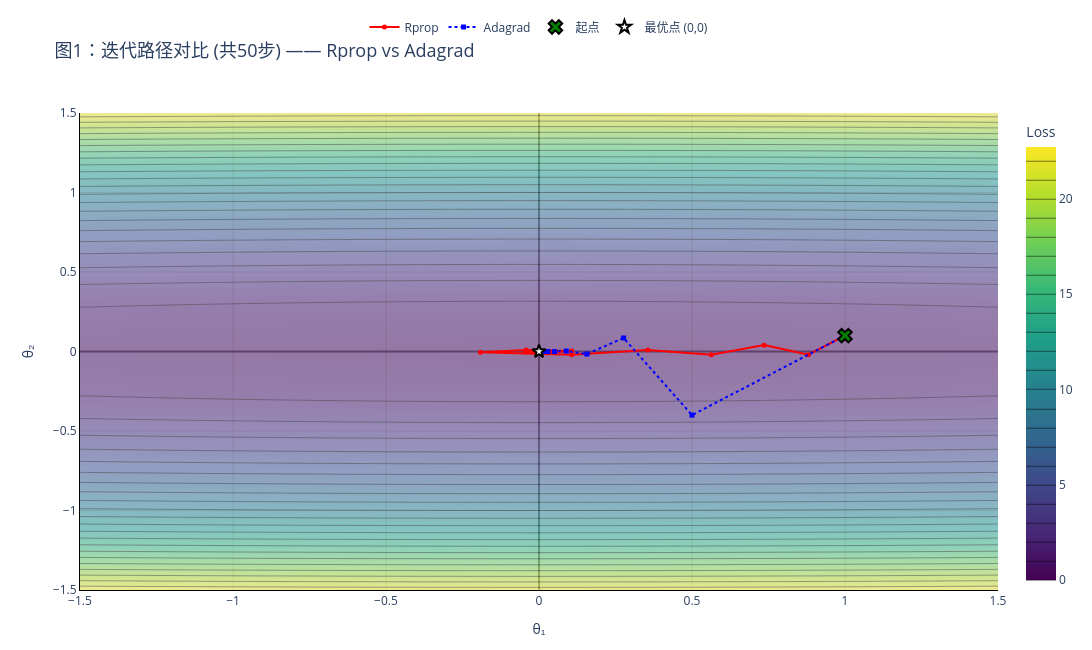

Notebook source saved alongside this figure:
### Code cell
# ============================================================
# 代码块12：算例二 —— 图1：迭代路径对比（等高线图）
# ============================================================

# 准备等高线数据
contour_range = PLOT_PARAMS['contour_range']  # 等高线范围 (-1.5, 1.5)
contour_points = PLOT_PARAMS['contour_points']  # 网格密度 200
width = PLOT_PARAMS['width']  # 图表宽度 1400
h_contour = PLOT_PARAMS['height_contour']  # 等高线图高度 650

# 创建等间距的网格点
x_contour = np.linspace(contour_range[0], contour_range[1], contour_points)  # x轴网格
y_contour = np.linspace(contour_range[0], contour_range[1], contour_points)  # y轴网格
X, Y = np.meshgrid(x_contour, y_contour)  # 生成二维网格矩阵
Z = FUNCTION_PARAMS['a'] * X**2 + FUNCTION_PARAMS['b'] * Y**2  # 计算每个网格点的函数值

print("\n📊 生成图1：迭代路径对比...")

# 创建图形对象
fig1 = go.Figure()

# 添加等高线图（背景）
fig1.add_trace(go.Contour(
    x=x_contour, y=y_contour, z=Z,  # 网格数据
    colorscale='Viridis',  # 颜色映射方案
    ncontours=25,  # 等高线层数
    opacity=0.7,  # 透明度
    contours=dict(coloring='heatmap'),  # 使用热力图着色
    colorbar=dict(title='Loss'),  # 颜色条标题
    name='等高线'  # 图例名称
))

# 添加 Rprop 优化轨迹（红色实线）
fig1.add_trace(go.Scatter(
    x=rprop_traj[:, 0], y=rprop_traj[:, 1],  # Rprop 的 θ₁ 和 θ₂ 轨迹
    mode='lines+markers',  # 同时显示线条和标记点
    name='Rprop',  # 图例名称
    line=dict(color='red', width=2, dash='solid'),  # 红色实线
    marker=dict(size=5, color='red', symbol='circle'),  # 红色圆形标记
    hovertemplate='θ₁=%{x:.4f}<br>θ₂=%{y:.4f}'  # 悬停提示信息
))

# 添加 Adagrad 优化轨迹（蓝色虚线）
fig1.add_trace(go.Scatter(
    x=adagrad_traj[:, 0], y=adagrad_traj[:, 1],  # Adagrad 的 θ₁ 和 θ₂ 轨迹
    mode='lines+markers',
    name='Adagrad',
    line=dict(color='blue', width=2, dash='dot'),  # 蓝色点虚线
    marker=dict(size=5, color='blue', symbol='square'),  # 蓝色方形标记
    hovertemplate='θ₁=%{x:.4f}<br>θ₂=%{y:.4f}'
))

# 添加起点标记（绿色X号）
fig1.add_trace(go.Scatter(
    x=[theta0[0]], y=[theta0[1]],  # 初始点坐标
    mode='markers',
    name='起点',
    marker=dict(size=12, color='green', symbol='x', line=dict(color='black', width=2))
))

# 添加最优点标记（白色星号）
fig1.add_trace(go.Scatter(
    x=[0], y=[0],  # 最优点坐标 (0, 0)
    mode='markers',
    name='最优点 (0,0)',
    marker=dict(size=10, color='white', symbol='star', line=dict(color='black', width=2))
))

# 设置图表布局
fig1.update_layout(
    title=dict(text=f'图1：迭代路径对比 (共{max_iter}步) —— Rprop vs Adagrad', font=dict(size=18)),
    xaxis_title='θ₁', yaxis_title='θ₂',  # 坐标轴标题
    xaxis=dict(gridcolor='lightgray', zeroline=True, zerolinecolor='gray', showline=True, linecolor='black'),
    yaxis=dict(gridcolor='lightgray', zeroline=True, zerolinecolor='gray', showline=True, linecolor='black'),
    width=width, height=h_contour,  # 图表尺寸
    hovermode='closest',  # 悬停模式：最近点
    legend=LEGEND_STYLE,  # 图例样式
    margin=MARGIN_STYLE  # 边距设置
)

fig1.show()  # 显示图表

### Figure 1 — Plotly figure (JSON) as saved in the notebook; plotly's stock layout.template omitted (floating-point values rounded to 4 significant figures; data arrays with more than 128 entries replaced by an {"elided": "..."} marker saying what was removed)
{"data": [{"colorbar": {"title": {"text": "Loss"}}, "colorscale": [[0, "#440154"], [0.1111, "#482878"], [0.2222, "#3e4989"], [0.3333, "#31688e"], [0.4444, "#26828e"], [0.5556, "#1f9e89"], [0.6667, "#35b779"], [0.7778, "#6ece58"], [0.8889, "#b5de2b"], [1, "#fde725"]], "contours": {"coloring": "heatmap"}, "name": "等高线", "ncontours": 25, "opacity": 0.7, "type": "contour", "x": {"elided": "200 float values"}, "y": {"elided": "200 float values"}, "z": {"elided": "200x200 float values"}}, {"hovertemplate": "θ₁=%{x:.4f}<br>θ₂=%{y:.4f}", "line": {"color": "red", "dash": "solid", "width": 2}, "marker": {"color": "red", "size": 5, "symbol": "circle"}, "mode": "lines+markers", "name": "Rprop", "type": "scatter", "x": [1.0, 0.88, 0.736, 0.5632, 0.3558, 0.107, -0.1916, -0.04229, 0.107, 0.03236, -0.04229, -0.004966, 0.03236, 0.0137, -0.004966, 0.004365, -0.004966, -0.0003008, 0.004365, 0.002032, -0.0003008, 0.0008656, -0.0003008, 0.0002824, -0.0003008, -9.2e-06, 0.0002824, 0.0001366, -9.2e-06, 6.37e-05, -9.2e-06, 2.725e-05, -9.2e-06, 9.025e-06, -9.2e-06, -8.75e-08, 9.025e-06, 4.469e-06, -8.75e-08, 2.191e-06, -8.75e-08, 1.052e-06, -8.75e-08, 9.125e-07, -8.75e-08, 9.125e-07, -8.75e-08, 9.125e-07, -8.75e-08, 9.125e-07], "y": [0.1, -0.02, 0.04, -0.02, 0.01, -0.02, -0.005, 0.01, 0.0025, -0.005, -0.00125, 0.0025, 0.000625, -0.00125, -0.0003125, 0.000625, 0.0001563, -0.0003125, -7.812e-05, 0.0001563, 3.906e-05, -7.812e-05, -1.953e-05, 3.906e-05, 9.766e-06, -1.953e-05, -4.883e-06, 9.766e-06, 2.441e-06, -4.883e-06, -1.221e-06, 2.441e-06, 6.104e-07, -1.221e-06, -2.207e-07, 7.793e-07, -2.207e-07, 7.793e-07, -2.207e-07, 7.793e-07, -2.207e-07, 7.793e-07, -2.207e-07, 7.793e-07, -2.207e-07, 7.793e-07, -2.207e-07, 7.793e-07, -2.207e-07, 7.793e-07]}, {"hovertemplate": "θ₁=%{x:.4f}<br>θ₂=%{y:.4f}", "line": {"color": "blue", "dash": "dot", "width": 2}, "marker": {"color": "blue", "size": 5, "symbol": "square"}, "mode": "lines+markers", "name": "Adagrad", "type": "scatter", "x": [1.0, 0.5, 0.2764, 0.1564, 0.08912, 0.05089, 0.02908, 0.01662, 0.009503, 0.005433, 0.003106, 0.001775, 0.001015, 0.0005802, 0.0003317, 0.0001896, 0.0001084, 6.197e-05, 3.542e-05, 2.025e-05, 1.158e-05, 6.618e-06, 3.783e-06, 2.163e-06, 1.236e-06, 7.068e-07, 4.041e-07, 2.31e-07, 1.321e-07, 7.549e-08, 4.316e-08, 2.467e-08, 1.41e-08, 8.063e-09, 4.609e-09, 2.635e-09, 1.506e-09, 8.611e-10, 4.923e-10, 2.814e-10, 1.609e-10, 9.197e-11, 5.258e-11, 3.006e-11, 1.718e-11, 9.822e-12, 5.615e-12, 3.21e-12, 1.835e-12, 1.049e-12], "y": [0.1, -0.4, 0.08507, -0.01596, 0.002982, -0.000557, 0.000104, -1.943e-05, 3.63e-06, -6.779e-07, 1.266e-07, -2.365e-08, 4.417e-09, -8.251e-10, 1.541e-10, -2.878e-11, 5.376e-12, -1.004e-12, 1.875e-13, -3.503e-14, 6.543e-15, -1.222e-15, 2.282e-16, -4.263e-17, 7.963e-18, -1.487e-18, 2.778e-19, -5.188e-20, 9.691e-21, -1.81e-21, 3.381e-22, -6.314e-23, 1.179e-23, -2.203e-24, 4.114e-25, -7.685e-26, 1.435e-26, -2.681e-27, 5.007e-28, -9.353e-29, 1.747e-29, -3.263e-30, 6.094e-31, -1.138e-31, 2.126e-32, -3.971e-33, 7.417e-34, -1.385e-34, 2.587e-35, -4.833e-36]}, {"marker": {"color": "green", "line": {"color": "black", "width": 2}, "size": 12, "symbol": "x"}, "mode": "markers", "name": "起点", "type": "scatter", "x": [1], "y": [0.1]}, {"marker": {"color": "white", "line": {"color": "black", "width": 2}, "size": 10, "symbol": "star"}, "mode": "markers", "name": "最优点 (0,0)", "type": "scatter", "x": [0], "y": [0]}], "layout": {"height": 650, "hovermode": "closest", "legend": {"bgcolor": "rgba(255,255,255,0)", "bordercolor": "rgba(255,255,255,0)", "borderwidth": 0, "font": {"size": 12}, "orientation": "h", "x": 0.5, "xanchor": "center", "y": 1.15, "yanchor": "bottom"}, "margin": {"b": 60, "l": 80, "r": 40, "t": 100}, "title": {"font": {"size": 18}, "text": "图1：迭代路径对比 (共50步) —— Rprop vs Adagrad"}, "width": 1400, "xaxis": {"gridcolor": "lightgray", "linecolor": "black", "showline": true, "title": {"text": "θ₁"}, "zeroline": true, "zerolinecolor": "gray"}, "yaxis": {"gridcolor": "lightgray", "linecolor": "black", "showline": true, "title": {"text": "θ₂"}, "zeroline": true, "zerolinecolor": "gray"}}}
